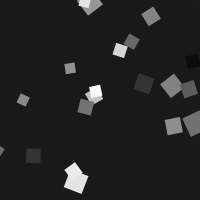
Frame 1 (no input)
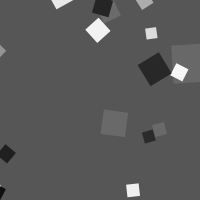
Frame 2 (the mouse pressed at the canvas centre, redrawn once)

The Processing sketch that drew these frames (run headless with seeded random() and noise(); the mouse was pressed at the canvas centre and the sketch redrawn once):

// Processing sketch: Square_Count
// ── Square_Count.pde
final int ITERATIONS = 20;

final float MIN_DISTANCE = 4;
final float MIN_DIAMETER = 10;
final float MAX_DIAMETER = 50;



void setup() {
  size(200, 200); 
  noLoop();
  ellipseMode(CENTER);
  noStroke();
}


void draw() {
  for (int iteration = 0; iteration < ITERATIONS; iteration++) {
    for (int numCircles = 1; numCircles <= 100; numCircles+=1) {
      ArrayList<Square> squares = createSquares(numCircles);
      background(random(0, 255));
      drawSquares(squares);
      String fileName = String.format("Square Count/nms-n%02d-%03d.png", numCircles, iteration);
      save(fileName);
      println(String.format("%02.02f", (iteration*100 + numCircles)/(100.0 * ITERATIONS)));
    }
  }
}


ArrayList<Square> createSquares(int count) {
  ArrayList<Square> squares = new ArrayList<Square>(count);
  while (squares.size() < count) {
    Square c = new Square(); 
    boolean match = false;
    for (Square c2 : squares) {
      float distance = c.distanceFrom(c2);
      if (distance < MIN_DISTANCE) {
        match = true;
        break;
      } else {
        c.addNeighbor(distance);
        c2.addNeighbor(distance);
      }
    }
    if (! match) {
      squares.add(c);
    }
  }

  return squares;
}


void drawSquares(ArrayList<Square> squares) {
  for (Square c : squares) {

    float fillColor;
    do {
      fillColor = random(0, 255);
    } while (abs(brightness(g.backgroundColor) - fillColor) < 10);
    fill(fillColor);

    float diameter = random(MIN_DIAMETER, c.maxRadius*2);
    pushMatrix();
    rotate(random(0, 2*PI));
    rect(c.x, c.y, diameter, diameter);
    popMatrix();
  }
}


class Square {
  float x;
  float y;
  float maxRadius = MAX_DIAMETER;

  Square() {
    x = random(0, width);
    y = random(0, height);
  }


  float distanceFrom(Square c) {
    return sqrt((c.x - x) * (c.x - x) + (c.y - y) * (c.y - y));
  }


  void addNeighbor(float distance) {
    maxRadius = min(maxRadius, distance);
  }
}
